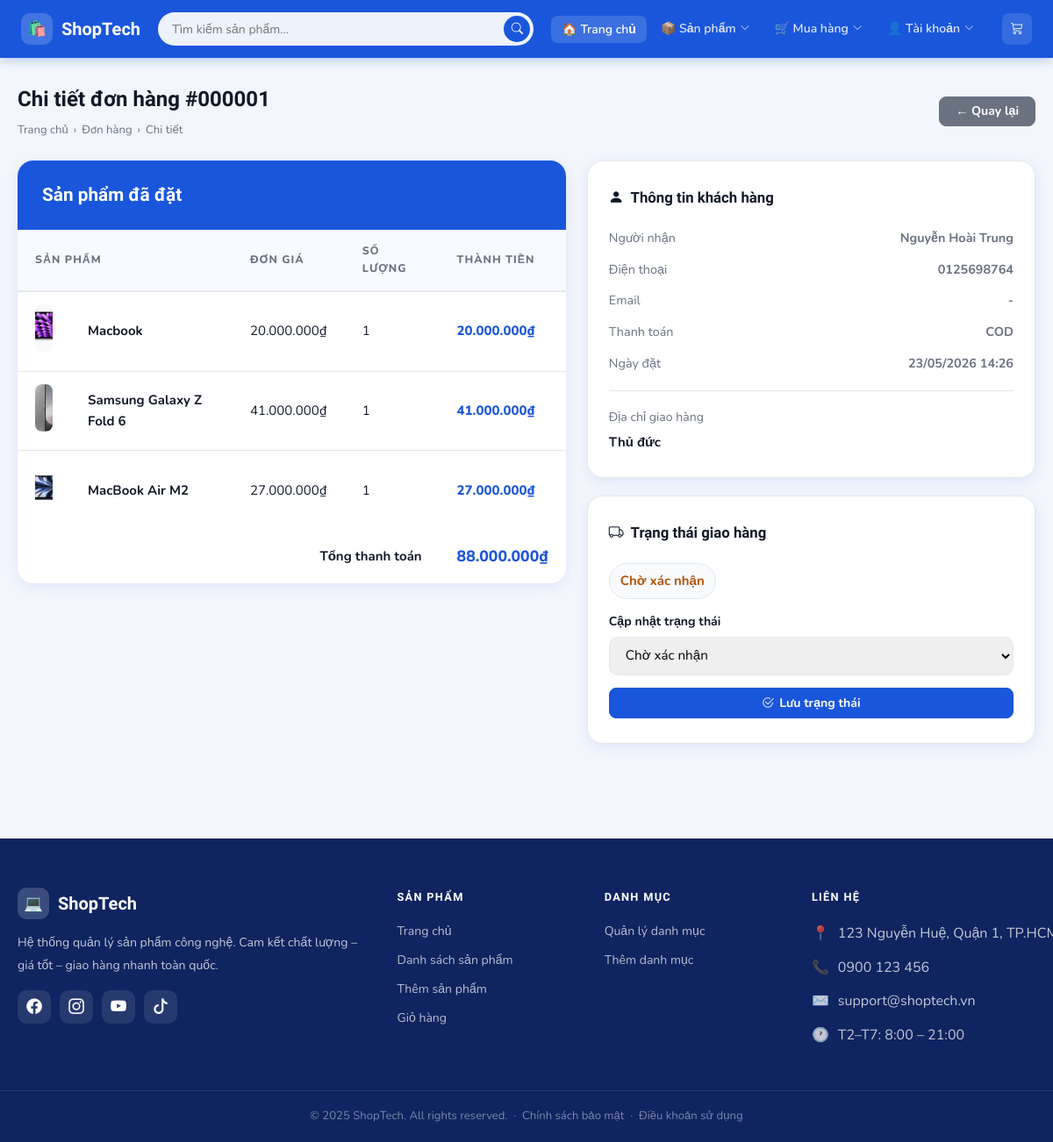
Screenshot of /Product/orderDetail/1 with the database file from the repository.
### tables this page shows
CREATE TABLE IF NOT EXISTS `orders` (
  `id` int NOT NULL AUTO_INCREMENT,
  `name` varchar(255) NOT NULL,
  `phone` varchar(20) NOT NULL,
  `email` varchar(255) DEFAULT NULL,
  `payment_method` varchar(50) NOT NULL DEFAULT 'cod',
  `address` text NOT NULL,
  `status` varchar(20) NOT NULL DEFAULT 'pending',
  `created_at` timestamp NULL DEFAULT CURRENT_TIMESTAMP,
  PRIMARY KEY (`id`)
);

CREATE TABLE IF NOT EXISTS `order_details` (
  `id` int NOT NULL AUTO_INCREMENT,
  `order_id` int NOT NULL,
  `product_id` int NOT NULL,
  `quantity` int NOT NULL,
  `price` decimal(10,2) NOT NULL,
  PRIMARY KEY (`id`),
  KEY `order_id` (`order_id`),
  CONSTRAINT `order_details_ibfk_1` FOREIGN KEY (`order_id`) REFERENCES `orders` (`id`)
);

CREATE TABLE IF NOT EXISTS `product` (
  `id` int NOT NULL AUTO_INCREMENT,
  `name` varchar(100) NOT NULL,
  `description` text,
  `price` decimal(10,2) NOT NULL,
  `image` varchar(255) DEFAULT NULL,
  `category_id` int DEFAULT NULL,
  PRIMARY KEY (`id`),
  KEY `category_id` (`category_id`),
  CONSTRAINT `product_ibfk_1` FOREIGN KEY (`category_id`) REFERENCES `category` (`id`) ON DELETE CASCADE
);

### app/controllers/ProductController.php (called while the page is built, shortened)
<?php
require_once('app/config/database.php');
require_once('app/models/OrderModel.php');
class ProductController
{
    private $db;
    public function __construct()
    {
        $this->db = (new Database())->getConnection();
    }
    public function orderDetail($id)
    {
        $orderModel = new OrderModel($this->db);
        $order = $orderModel->getOrderById($id);
        $orderDetails = $orderModel->getOrderDetails($id);
        include 'app/views/product/order_detail.php';
    }
}
?>

### index.php (called while the page is built, shortened)
<?php
$url = $_GET['url'] ?? 'product';
$url = rtrim($url, '/');
$url = filter_var($url, FILTER_SANITIZE_URL);
$url = explode('/', $url);
$action = isset($url[1]) && $url[1] != ''
    ? $url[1]
    : 'index';
$controller = new $controllerName();
call_user_func_array([$controller, $action], array_slice($url, 2));
?>

### app/config/database.php (called while the page is built, shortened)
<?php
class Database
{
    private $host = "localhost";
    private $db_name = "my_store";
    private $username = "root";
    private $password = "";
    public function getConnection()
    {
        $this->conn = null;
        try {
            $this->conn = new PDO(
                "mysql:host=" . $this->host . ";dbname=" . $this->db_name,
                $this->username,
                $this->password
            );
            $this->conn->exec("set names utf8");
        } catch (PDOException $exception) {
            echo "Connection error: " . $exception->getMessage();
        }
        return $this->conn;
    }
}

### app/models/OrderModel.php (called while the page is built, shortened)
<?php
class OrderModel
{
    private $conn;
    public function __construct($db)
    {
        $this->conn = $db;
    }
    public function getOrderById($id)
    {
        $sql = "SELECT * FROM orders WHERE id = :id";
        $stmt = $this->conn->prepare($sql);
        $stmt->bindParam(':id', $id, PDO::PARAM_INT);
        $stmt->execute();
        return $stmt->fetch(PDO::FETCH_OBJ);
    }
    public function getOrderDetails($order_id)
    {
        $sql = "SELECT od.*,
                       p.name  AS product_name,
                       p.image AS product_image
                FROM order_details od
                LEFT JOIN product p ON od.product_id = p.id
                WHERE od.order_id = :order_id";
        $stmt = $this->conn->prepare($sql);
        $stmt->bindParam(':order_id', $order_id, PDO::PARAM_INT);
        $stmt->execute();
        return $stmt->fetchAll(PDO::FETCH_OBJ);
    }
}
?>

### app/views/product/order_detail.php (the view, shortened to what this page needs)
<?php include 'app/views/shares/header.php'; ?>
<?php
$statusMap = [
  'pending'    => ['label' => 'Chờ xác nhận', 'color' => '#b45309'],
  'processing' => ['label' => 'Đang xử lý', 'color' => '#1d4ed8'],
  'shipping'   => ['label' => 'Đang giao hàng', 'color' => '#0369a1'],
  'delivered'  => ['label' => 'Đã giao hàng', 'color' => '#15803d'],
  'cancelled'  => ['label' => 'Đã hủy', 'color' => '#b91c1c'],
];
$currentStatus = $order->status ?? 'pending';
?>
<div class="st-page">
<div class="st-container">
  <div class="st-page-head fade-up">
    <div>
      <h1>Chi tiết đơn hàng #<?php echo str_pad($order->id, 6, '0', STR_PAD_LEFT); ?></h1>
      <div class="st-breadcrumb">
        <a href="/Product">Trang chủ</a> ›
        <a href="/Product/myOrders">Đơn hàng</a> ›
        <span>Chi tiết</span>
      </div>
    </div>
    <a href="/Product/myOrders" class="btn btn-secondary">← Quay lại</a>
  </div>
  <div style="display:grid;grid-template-columns:1.1fr .9fr;gap:24px;align-items:start">
    <div class="st-table-card fade-up">
      <div class="st-table-header"><h1>Sản phẩm đã đặt</h1></div>
      <table class="st-table">
        <thead>
          <tr>
            <th colspan="2">Sản phẩm</th>
            <th>Đơn giá</th>
            <th>Số lượng</th>
            <th>Thành tiền</th>
          </tr>
        </thead>
        <tbody>
          <?php $grandTotal = 0; foreach ($orderDetails as $d): $sub = $d->price * $d->quantity; $grandTotal += $sub; ?>
          <tr>
            <td style="width:60px">
              <?php if (!empty($d->product_image)): ?>
                <img src="/<?php echo htmlspecialchars($d->product_image, ENT_QUOTES, 'UTF-8'); ?>"
                     style="width:54px;height:54px;object-fit:cover;border-radius:8px"
                     alt="<?php echo htmlspecialchars($d->product_name, ENT_QUOTES, 'UTF-8'); ?>">
              <?php else: ?>
                <div style="width:54px;height:54px;background:var(--bg-page);border-radius:8px;display:flex;align-items:center;justify-content:center;font-size:1.4rem">📦</div>
              <?php endif; ?>
            </td>
            <td style="font-weight:700"><?php echo htmlspecialchars($d->product_name, ENT_QUOTES, 'UTF-8'); ?></td>
            <td><?php echo number_format($d->price, 0, ',', '.'); ?>₫</td>
            <td><?php echo (int)$d->quantity; ?></td>
            <td style="font-weight:800;color:var(--primary)"><?php echo number_format($sub, 0, ',', '.'); ?>₫</td>
          </tr>
          <?php endforeach; ?>
        </tbody>
        <tfoot>
          <tr>
            <td colspan="4" style="text-align:right;font-weight:700;padding:16px 20px">Tổng thanh toán</td>
            <td style="font-weight:800;font-size:1.1rem;color:var(--primary);padding:16px 20px"><?php echo number_format($grandTotal, 0, ',', '.'); ?>₫</td>
          </tr>
        </tfoot>
      </table>
    </div>
    <div class="fade-up">
      <div class="st-cart-summary-box" style="position:static;margin-bottom:20px">
        <div class="st-summary-title"><i class="bi bi-person-fill"></i> Thông tin khách hàng</div>
        <div class="st-summary-rows">
          <div class="st-summary-row"><span>Người nhận</span><strong><?php echo htmlspecialchars($order->name, ENT_QUOTES, 'UTF-8'); ?></strong></div>
          <div class="st-summary-row"><span>Điện thoại</span><strong><?php echo htmlspecialchars($order->phone, ENT_QUOTES, 'UTF-8'); ?></strong></div>
          <div class="st-summary-row"><span>Email</span><strong><?php echo htmlspecialchars($order->email ?? '-', ENT_QUOTES, 'UTF-8'); ?></strong></div>
          <div class="st-summary-row"><span>Thanh toán</span><strong><?php echo (($order->payment_method ?? 'cod') === 'bank') ? 'CHUYỂN KHOẢN/QR' : strtoupper(htmlspecialchars($order->payment_method ?? 'cod', ENT_QUOTES, 'UTF-8')); ?></strong></div>
          <div class="st-summary-row"><span>Ngày đặt</span><strong><?php echo date('d/m/Y H:i', strtotime($order->created_at)); ?></strong></div>
        </div>
        <div class="st-summary-divider"></div>
        <div style="font-size:.88rem;color:var(--text-muted);margin-bottom:4px">Địa chỉ giao hàng</div>
        <div style="font-weight:700"><?php echo htmlspecialchars($order->address, ENT_QUOTES, 'UTF-8'); ?></div>
      </div>
      <div class="st-cart-summary-box" style="position:static">
        <div class="st-summary-title"><i class="bi bi-truck"></i> Trạng thái giao hàng</div>
        <div style="display:inline-block;padding:7px 12px;border-radius:999px;background:#f8fafc;border:1px solid #e2e8f0;font-weight:700;color:<?php echo $statusMap[$currentStatus]['color']; ?>;margin-bottom:14px">
          <?php echo $statusMap[$currentStatus]['label']; ?>
        </div>
        <form method="POST" action="/Product/updateOrderStatus/<?php echo (int)$order->id; ?>">
          <label class="form-label">Cập nhật trạng thái</label>
          <select name="status" class="form-control" style="margin-bottom:14px" required>
            <option value="pending" <?php if ($currentStatus === 'pending') echo 'selected'; ?>>Chờ xác nhận</option>
          </select>
          <button type="submit" class="btn btn-primary w-100">
            <i class="bi bi-check2-circle"></i> Lưu trạng thái
          </button>
        </form>
      </div>
    </div>
  </div>
</div>
</div>
<?php include 'app/views/shares/footer.php'; ?>

### public/css/style.css (style rules this page uses)
:root { --primary: #1a56db; --primary-dark: #1341b0; --primary-light: #e8f0fe; --accent: #f59e0b; --danger: #ef4444; --success: #10b981; --warning: #f59e0b; --text-dark: #111827; --text-muted: #6b7280; --bg-page: #f3f6fc; --bg-card: #ffffff; --border: #e5e7eb; --radius: 12px; --radius-lg: 18px; --shadow-sm: 0 1px 4px rgba(0,0,0,.06); --shadow-md: 0 4px 16px rgba(26,86,219,.10); --shadow-lg: 0 8px 32px rgba(26,86,219,.15); --transition: all .22s cubic-bezier(.4,0,.2,1); --navbar-h: 66px; --font-head: 'Sora', sans-serif; --font-body: 'Nunito', sans-serif; }
*, *::before, *::after { box-sizing: border-box; margin: 0; padding: 0; }
body { font-family: var(--font-body); background: var(--bg-page); color: var(--text-dark); font-size: 15px; line-height: 1.65; padding-top: var(--navbar-h); }
a { color: var(--primary); text-decoration: none; transition: var(--transition); }
h1,h2,h3,h4,h5,h6 { font-family: var(--font-head); font-weight: 700; }
img { max-width: 100%; }
.st-page { padding: 28px 0 48px; }
.st-container { max-width: 1260px; margin: 0 auto; padding: 0 20px; }
.form-label { font-weight: 700; font-size: .88rem; color: var(--text-dark); margin-bottom: 6px; display: block; }
.form-control, .form-select { border: 1.5px solid var(--border); border-radius: 10px; padding: 10px 14px; font-family: var(--font-body); font-size: .95rem; transition: var(--transition); width: 100%; }
.st-table-card { background: var(--bg-card); border-radius: var(--radius-lg); overflow: hidden; box-shadow: var(--shadow-md); }
.st-table-header { background: var(--primary); padding: 22px 28px; display: flex; align-items: center; justify-content: space-between; color: #fff; }
.st-table-header h1 { font-size: 1.3rem; margin: 0; }
.st-table { width: 100%; border-collapse: collapse; }
.st-table thead th { background: #f8faff; font-size: .78rem; font-weight: 800; letter-spacing: .08em; text-transform: uppercase; color: var(--text-muted); padding: 14px 20px; text-align: left; border-bottom: 2px solid var(--border); }
.st-table tbody tr { border-bottom: 1px solid var(--border); transition: var(--transition); }
.st-table tbody td { padding: 14px 20px; vertical-align: middle; }
.st-table tbody tr:last-child { border-bottom: none; }
.btn { display: inline-flex; align-items: center; justify-content: center; gap: 6px; font-family: var(--font-body); font-weight: 700; font-size: .88rem; padding: 9px 18px; border-radius: 8px; border: 1.5px solid transparent; cursor: pointer; transition: var(--transition); line-height: 1; }
.btn-primary { background: var(--primary); color: #fff; border-color: var(--primary); }
.btn-secondary { background: var(--text-muted); color: #fff; border-color: var(--text-muted); }
.st-page-head { display: flex; align-items: center; justify-content: space-between; margin-bottom: 24px; flex-wrap: wrap; gap: 12px; }
.st-page-head h1 { font-size: 1.5rem; }
.st-breadcrumb { font-size: .82rem; color: var(--text-muted); margin-top: 4px; display: flex; align-items: center; gap: 6px; }
.st-breadcrumb a { color: var(--text-muted); }
.w-100 { width: 100%; }
.fade-up { animation: fadeUp .45s ease both; }
.st-cart-summary-box { background: var(--bg-card); border-radius: var(--radius-lg); box-shadow: var(--shadow-md); padding: 28px 24px; position: sticky; top: calc(var(--navbar-h) + 16px); border: 1.5px solid var(--border); }
.st-summary-title { font-family: var(--font-head); font-size: 1.05rem; font-weight: 800; color: var(--text-dark); margin-bottom: 20px; display: flex; align-items: center; gap: 8px; }
.st-summary-rows { display: flex; flex-direction: column; gap: 12px; }
.st-summary-row { display: flex; justify-content: space-between; font-size: .9rem; color: var(--text-muted); }
.st-summary-divider { height: 1.5px; background: var(--border); margin: 18px 0; }

### rows the page displays
orders: id "000001", name "Nguyễn Hoài Trung", phone "0125698764", email "-", payment_method "COD", created_at "23/05/2026 14:26", address "Thủ đức", status "Chờ xác nhận"
order_details: product.image (picture), product.name "Macbook", price "20.000.000", quantity "1", sub "20.000.000"
order_details: product.name (picture), product.name "Samsung Galaxy Z Fold 6", price "41.000.000", quantity "1", sub "41.000.000"
order_details: product.name (picture), product.name "MacBook Air M2", price "27.000.000", quantity "1", sub "27.000.000"

### other values shown
$grandTotal "88.000.000"
